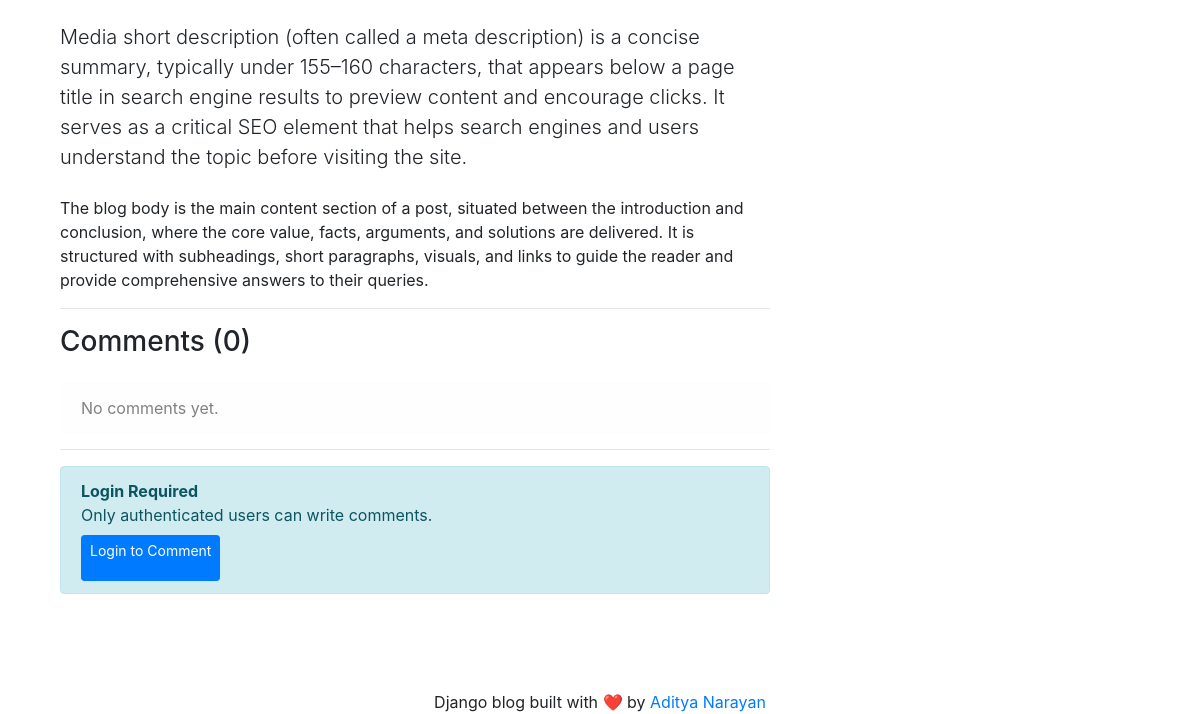
The app's page /blog/evening/ (lower part), older data.
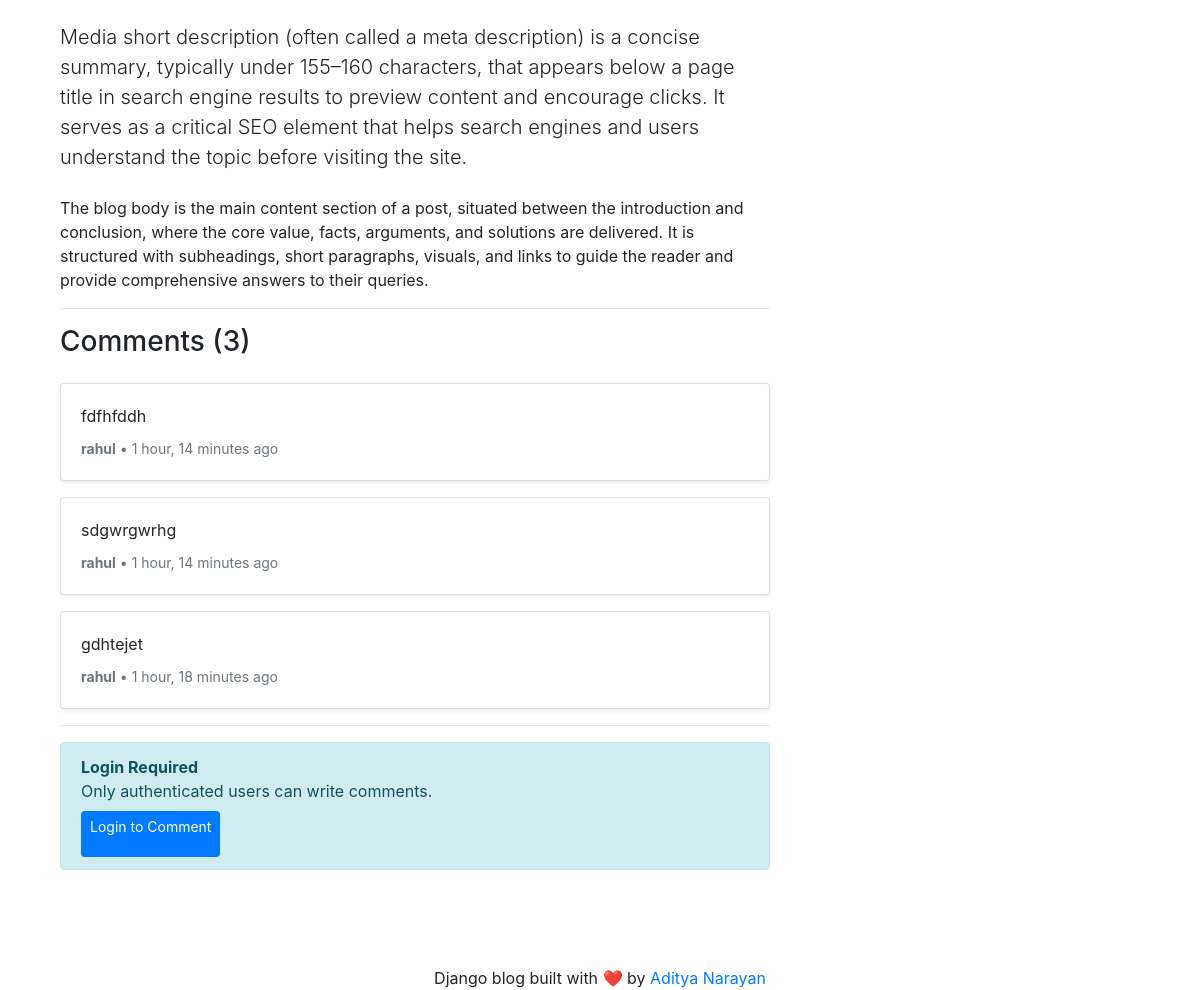
The same page, newer data.
### blogs/models.py (models this page shows, shortened)
class Comment(models.Model):
    blog = models.ForeignKey(
        Blog,
        on_delete=models.CASCADE,
        related_name="comments"
    )
    user = models.ForeignKey(
        User,
        on_delete=models.CASCADE
    )
    comment = models.TextField(max_length=250)
    created_at = models.DateTimeField(auto_now_add=True)
    updated_at = models.DateTimeField(auto_now=True)
    class Meta:
        ordering = ['-created_at']

### blogs/views.py (the view, shortened to what this page needs)
# urls.py: path('blog/<slug:slug>/', blog_views.blogs, name='blogs'),
def blogs(request, slug):
    single_blog = get_object_or_404(
        Blog,
        slug=slug,
        status='published'
    )
    comments = Comment.objects.filter(
        blog=single_blog
    ).order_by('-created_at')
    categories = Category.objects.all()
    context = {
        'single_blog': single_blog,
        'comments': comments,
        'categories': categories,
    }
    return render(request, 'blogs.html', context)

### blogs/context_processors.py (called while the page is built)
def get_categories(request):
    categories = Category.objects.all()
    return {
        'categories': categories,
    }

def get_Social_links(request):
    social_links=SocialLink.objects.all()
    return dict(social_links=social_links)

### blogs/models.py (called while the page is built)
    def __str__(self):
        return self.category_name

### blog_main/templates/blogs.html (shortened to what this page needs)
{% extends 'base.html' %}
{% block content %}
<div class="container mt-5">
    <div class="row">
        <div class="col-lg-8">
            <article>
                <section class="mb-5">
                    <p class="lead">
                        {{ single_blog.short_description }}
                    </p>
                    <div class="mt-4">
                        {{ single_blog.blog_body|safe }}
                    </div>
                    <hr>
                    <h3 class="mb-4">
                        Comments ({{ comments.count }})
                    </h3>
                    {% for comment in comments %}
                    <div class="card mb-3 shadow-sm">
                        <div class="card-body">
                            <p class="mb-2">
                                {{ comment.comment }}
                            </p>
                            <small class="text-muted">
                                <strong>{{ comment.user.username }}</strong>
                                •
                                {{ comment.created_at|timesince }} ago
                            </small>
                        </div>
                    </div>
                    {% empty %}
                    <div class="alert alert-light">
                        No comments yet.
                    </div>
                    {% endfor %}
                    <hr>
                    {% if user.is_authenticated %}
                    <h4 class="mb-3">Leave a Comment</h4>
                    <form method="POST">
                        {% csrf_token %}
                        <div class="mb-3">
                            <textarea
                                name="comment"
                                class="form-control"
                                rows="4"
                                placeholder="Write your comment..."
                                required></textarea>
                        </div>
                        <button type="submit" class="btn btn-warning">
                            Submit Comment
                        </button>
                    </form>
                    {% else %}
                    <div class="alert alert-info">
                        <strong>Login Required</strong>
                        <p class="mb-2">
                            Only authenticated users can write comments.
                        </p>
                        <a href="{% url 'login' %}" class="btn btn-primary btn-sm">
                            Login to Comment
                        </a>
                    </div>
                    {% endif %}
                </section>
            </article>
        </div>
        <div class="col-lg-4">
        </div>
    </div>
</div>
{% endblock %}

Row changes from the older to the newer data that the page shows:
added Comment: comment "fdfhfddh", user.username "rahul", created_at "1 hour, 14 minutes"
added Comment: comment "sdgwrgwrhg", user.username "rahul", created_at "1 hour, 14 minutes"
added Comment: comment "gdhtejet", user.username "rahul", created_at "1 hour, 18 minutes"
Text that changed along with them:
{{ comments.count }}: "0" → "3"
text no longer shown: "No comments yet."
